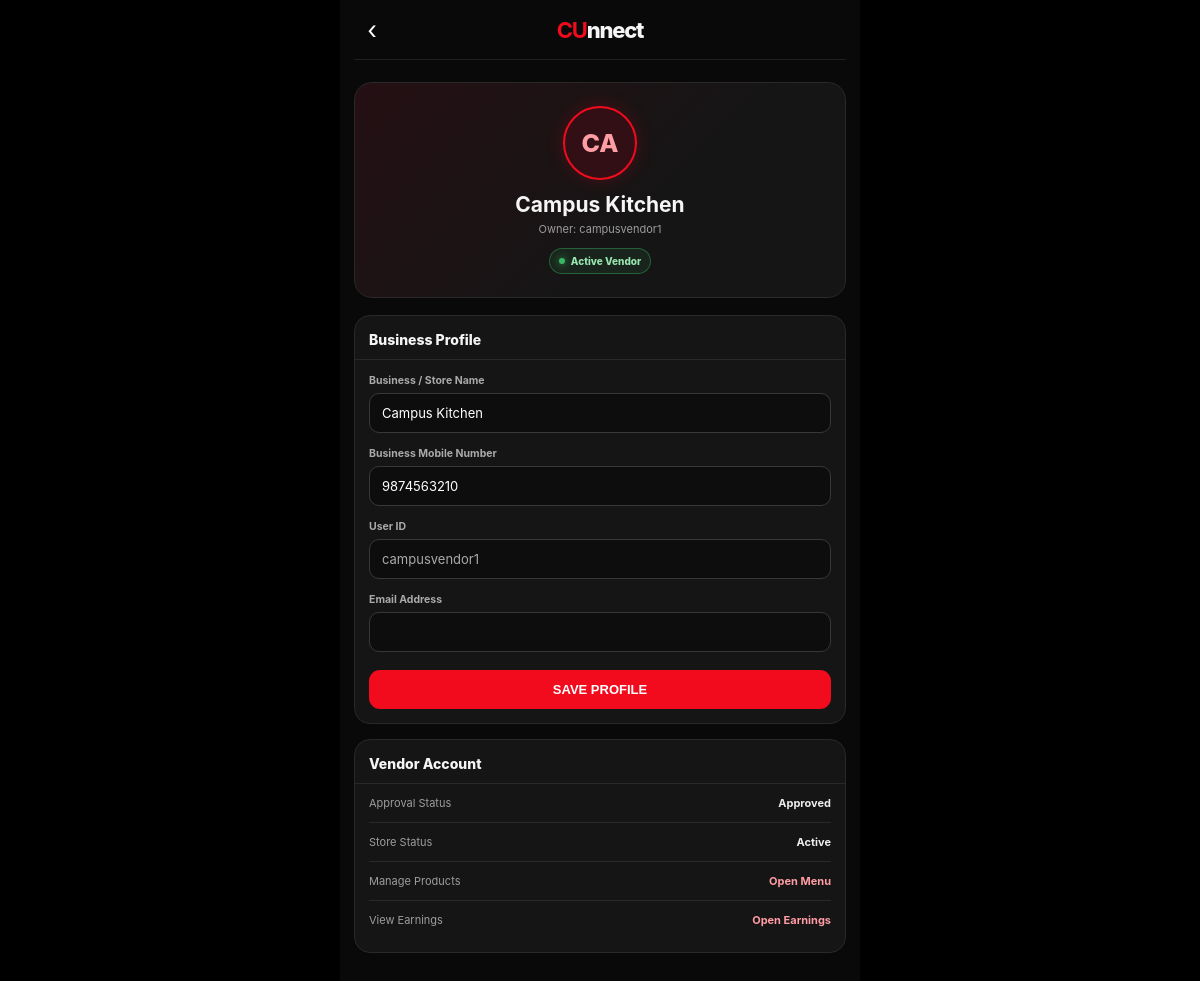
Screenshot of /vendor/profile/ (signed in) with the database file from the repository.
### myapp/models.py (models this page shows, shortened)
class VendorProfile(models.Model):
    VENDOR_TYPE_CHOICES = [
        ("food", "Food Vendor"),
        ("printout", "Printout Vendor"),
        ("hostel", "Hostel Essentials Vendor"),
    ]
    user = models.OneToOneField(
        User,
        on_delete=models.CASCADE,
        related_name="vendor_profile"
    )
    business_name = models.CharField(max_length=150)
    vendor_type = models.CharField(
        max_length=30,
        default="food"
    )
    kitchen_open = models.BooleanField(default=True)
    phone = models.CharField(
        max_length=15,
        unique=True,
        null=True,
        blank=True
    )
    bw_price_per_page = models.DecimalField(
        max_digits=6,
        decimal_places=2,
        default=1.00
    )
    color_price_per_page = models.DecimalField(
        max_digits=6,
        decimal_places=2,
        default=5.00
    )
    is_approved = models.BooleanField(default=False)
    is_active = models.BooleanField(default=True)
    upi_id = models.CharField(max_length=120, blank=True, default="")
    upi_qr_image = models.ImageField(
        upload_to="vendor_qr/", blank=True, null=True)
    logo = models.ImageField(
        upload_to="vendor_logo/", blank=True, null=True)
    store_description = models.TextField(blank=True, default="")

### myapp/views.py (the view, shortened to what this page needs)
@vendor_required
def vendor_profile_page(request):
    vendor = request.user.vendor_profile
    return render(request, "food/vendor_profile.html", {
        "vendor": vendor,
        "user": request.user,
    })

### food/templates/food/vendor_profile.html (shortened to what this page needs)
<!DOCTYPE html>
<html lang="en">
<head>
</head>
<body>
  <main class="app">
    <header class="header"><a class="back" href="{% url 'vendor_dashboard' %}" aria-label="Back">‹</a><div class="brand"><strong>CU</strong>nnect</div></header>
    <section class="profile-hero">
      <div class="avatar">{{ vendor.business_name|slice:':2'|upper }}</div>
      <h1>{{ vendor.business_name }}</h1>
      <p>Owner: {{ user.get_full_name|default:user.username }}</p>
      <span class="status"><span class="dot"></span>{% if vendor.is_active %}Active Vendor{% else %}Inactive Vendor{% endif %}</span>
    </section>
    <section class="panel">
      <div class="panel-title">Business Profile</div>
      <form method="post" class="fields">
        <label for="business_name">Business / Store Name</label>
        <input class="field" id="business_name" name="business_name" value="{{ vendor.business_name }}" required>
        <label for="phone">Business Mobile Number</label>
        <input class="field" id="phone" name="phone" value="{{ vendor.phone|default:'' }}" placeholder="Enter mobile number" required>
        <label>User ID</label>
        <input class="field" value="{{ user.username }}" readonly>
        <label>Email Address</label>
        <input class="field" value="{{ user.email }}" readonly>
        <button class="save" type="submit">SAVE PROFILE</button>
      </form>
    </section>
    <section class="panel" style="margin-top:15px;">
      <div class="panel-title">Vendor Account</div>
      <div class="info-list">
        <div class="info"><span>Approval Status</span><strong>{% if vendor.is_approved %}Approved{% else %}Pending Approval{% endif %}</strong></div>
        <div class="info"><span>Store Status</span><strong>{% if vendor.is_active %}Active{% else %}Inactive{% endif %}</strong></div>
        <div class="info"><span>Manage Products</span><strong><a href="{% url 'vendor_menu' %}" style="color:#ff9ca5;text-decoration:none;">Open Menu</a></strong></div>
        <div class="info"><span>View Earnings</span><strong><a href="{% url 'vendor_earnings' %}" style="color:#ff9ca5;text-decoration:none;">Open Earnings</a></strong></div>
      </div>
    </section>
  </main>
</body>
</html>

### food/templates/food/vendor_profile.html (style rules this page uses)
:root { --page:#090909; --panel:#151515; --line:#292929; --red:#f10b1d; --green:#38b765; --muted:#9d9d9d; }
* { box-sizing:border-box; }
html,body { min-height:100%; margin:0; }
body { background:#000; color:#f5f5f5; font-family:-apple-system,BlinkMacSystemFont,"Segoe UI",Roboto,Arial,sans-serif; }
.app { width:100%; max-width:520px; min-height:100vh; margin:0 auto; padding:0 14px 35px; background:var(--page); }
.header { height:60px; display:grid; grid-template-columns:42px 1fr 42px; align-items:center; border-bottom:1px solid #202020; }
.back { width:36px; height:36px; display:grid; place-items:center; border-radius:50%; color:#fff; font-size:25px; text-decoration:none; }
.brand { justify-self:center; font-size:22px; font-weight:850; letter-spacing:-1.2px; }
.brand strong { color:var(--red); }
.profile-hero { margin:22px 0 17px; padding:23px 16px; border:1px solid var(--line); border-radius:18px; background:linear-gradient(135deg,#251014,#151515 62%); text-align:center; }
.avatar { width:74px; height:74px; display:grid; place-items:center; margin:0 auto 12px; border:2px solid var(--red); border-radius:50%; background:#310f14; color:#ff9da5; font-size:25px; font-weight:850; box-shadow:0 0 18px rgba(241,11,29,.22); }
.profile-hero h1 { margin:0; font-size:21px; }
.profile-hero p { margin:5px 0 0; color:var(--muted); font-size:11px; }
.status { display:inline-flex; align-items:center; gap:6px; margin-top:12px; padding:6px 9px; border:1px solid rgba(56,183,101,.42); border-radius:99px; background:rgba(56,183,101,.09); color:#98e6b0; font-size:10px; font-weight:800; }
.dot { width:6px; height:6px; border-radius:50%; background:var(--green); box-shadow:0 0 8px var(--green); }
.panel { overflow:hidden; border:1px solid var(--line); border-radius:16px; background:var(--panel); }
.panel-title { padding:15px 14px 11px; border-bottom:1px solid var(--line); font-size:14px; font-weight:800; }
.fields { padding:14px; }
label { display:block; margin:0 0 6px; color:#aaa; font-size:10.5px; font-weight:700; }
.field { width:100%; margin:0 0 14px; padding:11px 12px; border:1px solid #383838; border-radius:10px; outline:none; background:#0d0d0d; color:#fff; font:inherit; font-size:13px; }
.field[readonly] { color:#aaa; cursor:not-allowed; }
.save { width:100%; margin-top:4px; padding:12px; border:0; border-radius:11px; background:var(--red); color:#fff; cursor:pointer; font-size:13px; font-weight:800; }
.info-list { padding:0 14px 13px; }
.info { display:flex; justify-content:space-between; gap:10px; padding:12px 0; border-top:1px solid var(--line); }
.info:first-child { border-top:0; }
.info span { color:var(--muted); font-size:11px; }
.info strong { color:#eee; font-size:11px; text-align:right; }

### rows the page displays
VendorProfile: business_name "CA", business_name "Campus Kitchen", phone "9874563210"

### other values shown
{{ user.get_full_name|default:user.username }} "campusvendor1"
